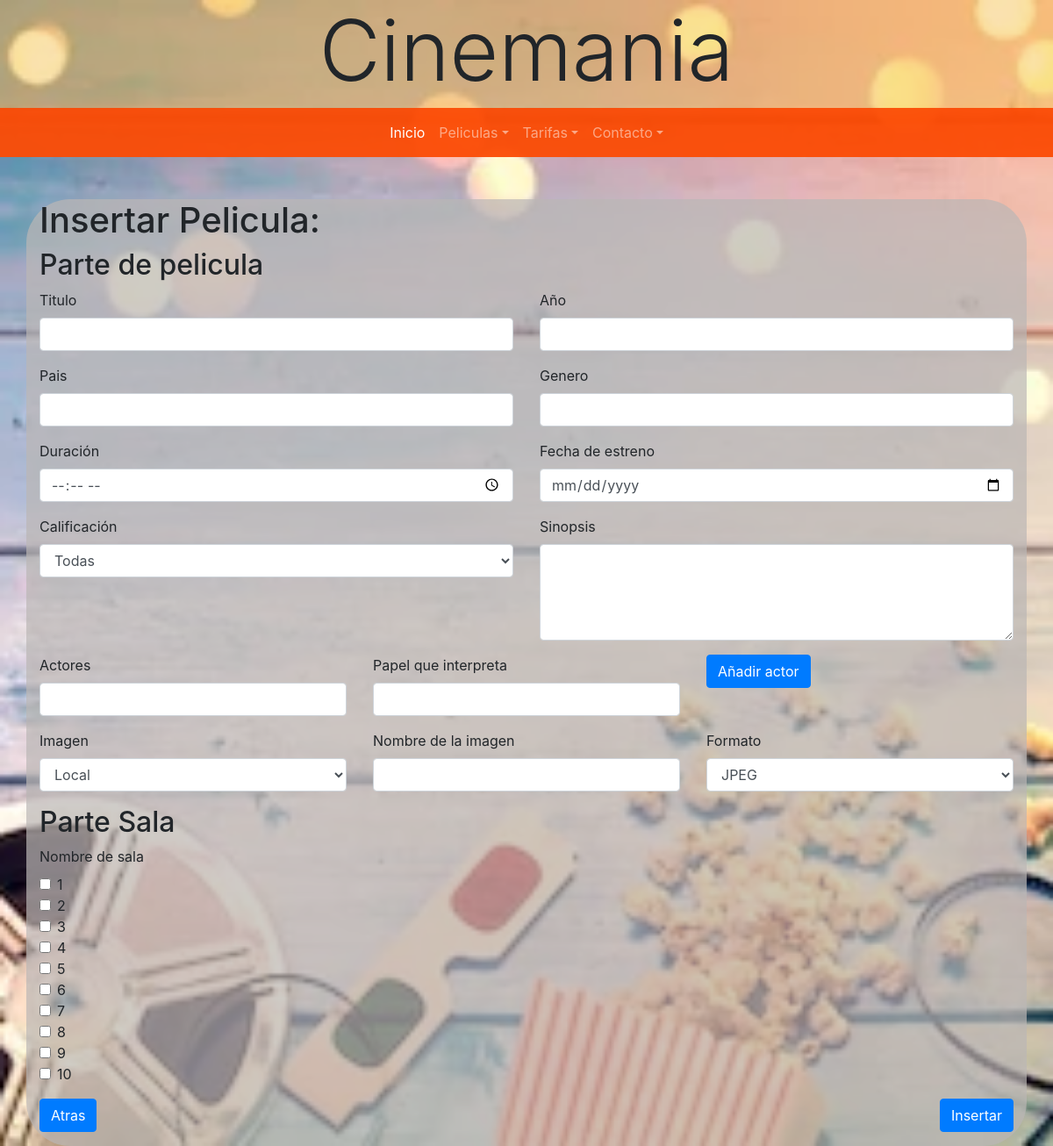
/php/controlador/sala.php, run on the app's committed database.
### tables this page shows
CREATE TABLE sala (
    idSala int NOT NULL AUTO_INCREMENT,
    butaca varchar(45) NOT NULL,
    tipo varchar(45),
    CONSTRAINT PK_sala PRIMARY KEY (idSala)
);

### php/controlador/sala.php (called while the page is built)
<?php
    require_once("../modelo/admin.php");
    $s = new Funcion();
    $sala =  $s -> sala();
    include_once('../vista/insertPelicula.php');

### php/modelo/bd.php (called while the page is built, shortened)
<?php
abstract class DataBase {
    private static $server = 'localhost';
	private static $db = 'cine';
	private static $user = 'cine';
	private static $password = 'abc123.';
	private static $port=3306;
	public static function conexionPDO() {
		try {
			$connection = new PDO("mysql:host=".self::$server.";dbname=".self::$db.";port=".self::$port.";charset=utf8", self::$user, self::$password);
		}
		catch (PDOException $e) {
			echo "No se ha podido establecer conexión con el servidor de bases de datos.<br>";
			die ("Error: " . $e->getMessage());
		}
		return $connection;
	}
	public static function getConsultasPDO($consulta){
		$conexion = DataBase::conexionPDO();
		$resultado = $conexion->prepare($consulta);
		$resultado->execute();
		if ($resultado-> rowCount() > 0){
	    	return $resultado;
	    }
	    else{
	    	return "noo existe";
	    }
	}
}
?>

### php/modelo/admin.php (called while the page is built, shortened)
<?php
    require_once('bd.php');
    class Funcion{
        public function sala(){
            $consulta ="SELECT idSala
                        from sala";
            return DataBase::getConsultasPDO($consulta);
        }
    }

### php/vista/insertPelicula.php (the view, shortened to what this page needs)
<!DOCTYPE html>
<html>
<head>
    <link rel="stylesheet" href="https://stackpath.bootstrapcdn.com/bootstrap/4.4.1/css/bootstrap.min.css">
    <link rel="stylesheet" href="../../style/style.css">
</head>
<body class="cartelera">
<header class="container-fluid cabecera">
        <div class="row">
            <h1 class="col text-center display-1">Cinemania</h1>
        </div>
        <div class="row">
            <nav class="navbar navbar-expand-sm navbar-dark  col menu">
                <div class="collapse navbar-collapse" id="menu">
                    <ul class="navbar-nav mr-auto ml-auto lista">
                        <li class="nav-item active">
                            <a href="principal.php" class="nav-link">Inicio</a>
                        </li>
                        <li class="nav-item dropdown">
                            <a class="nav-link dropdown-toggle" data-toggle="dropdown">Peliculas</a>
                        </li>
                        <li class="nav-item dropdown">
                            <a class="nav-link dropdown-toggle" data-toggle="dropdown">Tarifas</a>
                        </li>
                        <li class="nav-item dropdown">
                            <a class="nav-link dropdown-toggle" data-toggle="dropdown">Contacto</a>
                        </li>
                    </ul>
                </div>
            </nav>
        </div>
    </header>
    <section class="container-sm mt-5">
        <article class="row princ">
            <div class="col">
                <h1>Insertar Pelicula: </h1>
                <form>
                    <h2>Parte de pelicula</h2>
                    <div class="row">
                        <div class="col">
                            <div class="form-group ">
                                <label for="titulo">Titulo</label>
                                <input type="text" class="form-control" id="titulo">
                            </div>
                        </div>
                        <div class="col">
                            <div class="form-group">
                                <label for="anio">Año</label>
                                <input type="number" class="form-control" min="1890" id="anio">
                            </div>
                        </div>
                    </div>
                    <div class="row">
                        <div class="col">
                            <div class="form-group">
                                <label for="pais">Pais</label>
                                <input type="text" class="form-control" id="pais">
                            </div>
                        </div>
                        <div class="col">
                            <div class="form-group">
                                <label for="genero">Genero</label>
                                <input type="text" class="form-control" id="genero">
                            </div>
                        </div>
                    </div>
                    <div class="row">
                        <div class="col">
                            <div class="form-group">
                                <label for="duracion">Duración</label>
                                <input type="time" class="form-control" id="duracion">
                            </div>
                        </div>
                        <div class="col">
                            <div class="form-group">
                                <label for="fecha">Fecha de estreno</label>
                                <input type="date" class="form-control" id="fecha">
                            </div>
                        </div>
                    </div>
                    <div class="row">
                        <div class="col">
                            <div class="form-group">
                                <label for="calificacion">Calificación</label>
                                <select class="form-control calificacion" name="calificacion">
                                    <option value="Todas">Todas</option>
                                </select>
                            </div>
                        </div>
                        <div class="col">
                            <div class="form-group">
                                <label for="sinopsis">Sinopsis</label>
                                <textarea class="form-control" id="sinopsis" rows="4" cols="50"></textarea>
                            </div>
                        </div>
                    </div>
                    <div class="row actores">
                        <div class="col">
                            <div class="form-group">
                                <label for="actores">Actores</label>
                                <input type="text" class="form-control actores" id="ac0">
                            </div>
                        </div>
                        <div class="col">
                            <div class="form-group">
                                <label for="papel">Papel que interpreta</label>
                                <input type="text" class="form-control papeles" id="p0">
                            </div>
                        </div>
                        <div class="col">
                            <div class="form-group">
                                <input type="button" class="btn btn-primary añadir_actor" value="Añadir actor">
                            </div>
                        </div>
                    </div>
                    <div class="row">
                        <div class="col">
                            <div class="form-group">
                                <label for="imagen">Imagen</label>
                                <select class="form-control mode" name="Modo">
                                    <option value="url">Local</option>
                                </select>
                            </div>
                        </div>
                        <div class="col">
                            <div class="form-group">
                                <label for="imagen">Nombre de la imagen</label>
                                <input type="text" class="form-control nombre_imagen">
                            </div>
                        </div>
                        <div class="col formato">
                            <div class="form-group">
                                <label for="imagen">Formato</label>
                                <select class="form-control " name="formato">
                                    <option value=".jpeg">JPEG</option>
                                </select>
                            </div>
                        </div>
                    </div>
                    <h2>Parte Sala</h2>
                    <div class="row">
                        <div class="col">
                            <div class="form-group">
                                <label for="sala">Nombre de sala</label>
                                <?php while ($todo = $sala -> fetch()){
                                ?>
                                <div class="form-check nombre_sala">
                                    <input type="checkbox" class="form-check-input" value="<?php echo $todo['idSala']?>" id="<?php echo $todo['idSala']?>">
                                    <label class="form-check-label" for="defaultCheck1"><?php echo $todo['idSala']?></label>
                                </div>
                                <?php
                                }
                                ?>
                            </div>
                        </div>
                        <div class="col sala"></div>
                    </div>
                    <div class="row">
                        <div class="col">
                            <div class="form-group">
                                <input type="button" class="btn btn-primary" value="Atras">
                            </div>
                        </div>
                        <div class="col">
                            <div class="form-group float-right">
                                <input type="button" class="btn btn-primary insert" value="Insertar">
                            </div>
                        </div>
                    </div>
                </form>
            </div>
        </article>
    </section>
</body>
</html>

### style/style.css (style rules this page uses)
body.cartelera { background-image:url("../../Proyecto-integrado/imagenes/cartelera.webp"); background-position: center center; background-repeat: no-repeat; background-attachment: fixed; background-size: cover; }
header.cabecera { background-color:rgba(245, 198, 97, .5); }
nav.menu { background-color:rgba(252, 69, 0, .9); }
.princ { background-color: rgba(187,183,182,.7); border-radius: 50px; }

### data on the page
sala: idSala "1"
sala: idSala "2"
sala: idSala "3"
sala: idSala "4"
sala: idSala "5"
sala: idSala "6"
sala: idSala "7"
sala: idSala "8"
sala: idSala "9"
sala: idSala "10"
